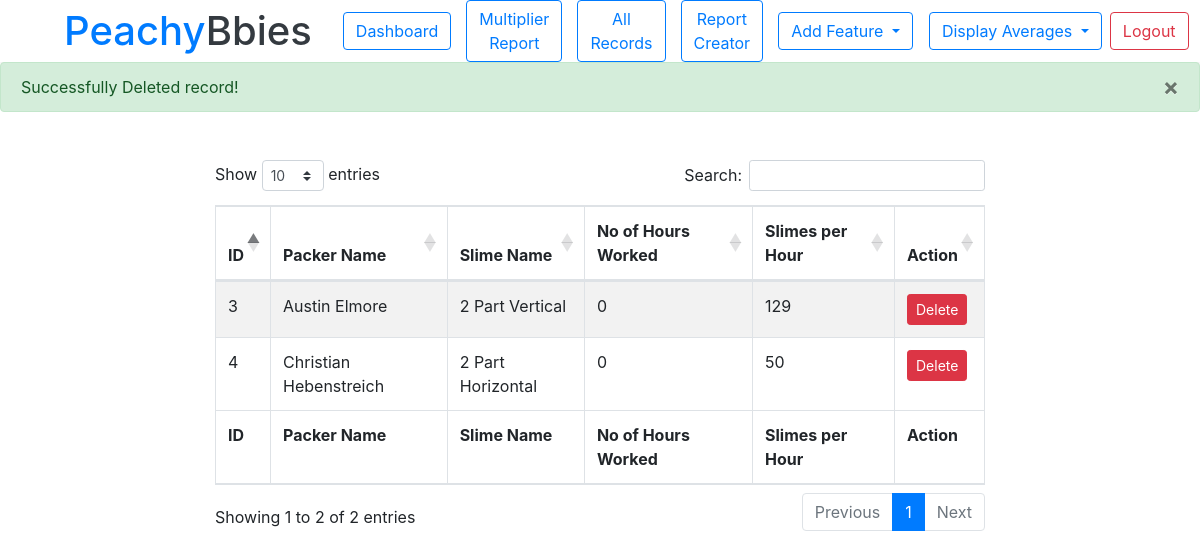
/multiplier.php?success=1 (signed in), run on the app's committed database.
### tables this page shows
CREATE TABLE `multiplier` (
  `id` int(11) NOT NULL,
  `packer` int(11) NOT NULL,
  `slime` int(11) NOT NULL,
  `hours` int(11) NOT NULL,
  `perHour` int(11) NOT NULL,
  `status` int(11) NOT NULL DEFAULT 0
);

CREATE TABLE `employee` (
  `id` int(11) NOT NULL,
  `first_name` varchar(255) NOT NULL,
  `last_name` varchar(255) NOT NULL,
  `join_date` date NOT NULL,
  `hourly_rate` double NOT NULL DEFAULT 1,
  `status` int(11) NOT NULL DEFAULT 0
);

CREATE TABLE `slime` (
  `id` int(11) NOT NULL,
  `slime_name` varchar(255) NOT NULL,
  `slime_texture` varchar(255) NOT NULL,
  `multiplier` int(11) NOT NULL DEFAULT 0,
  `status` int(11) NOT NULL DEFAULT 0
);

### multiplier.php (the view, shortened to what this page needs)
<!doctype html>
<html lang="en">
<head>
    <?php include('header/header.php'); ?>
</head>
<body>
<?php include('navbar.php') ?>
<?php
if (isset($_GET['success'])) {
    if ($_GET['success'] == 1) {
        echo "<div class='alert alert-success' role='alert'>
                <a href=''#' class='close' data-dismiss='alert' aria-label='close'>&times;</a>
                Successfully Deleted record!
                </div>";
    }
}
?>
<div class="container-fluid mt-5">
    <div class="row justify-content-center">
        <div class="col-12 col-md-8 col-sm-12">
            <table id="employee_data" class="table table-striped table-bordered" cellspacing="0" width="100%">
                <thead>
                <tr>
                    <th>ID</th>
                    <th>Packer Name</th>
                    <th>Slime Name</th>
                    <th>No of Hours Worked</th>
                    <th>Slimes per Hour</th>
                    <th>Action</th>
                </tr>
                </thead>
                <tbody>
                <?php require 'connection.php' ?>
                <?php
                $sql = "SELECT multiplier.*,slime.slime_name, employee.first_name,employee.last_name
                        FROM `multiplier`
                        JOIN slime ON slime.id = multiplier.slime
                        JOIN employee ON employee.id = multiplier.packer
                        WHERE multiplier.status = 0";
                $result = $conn->query($sql);
                if ($result->num_rows > 0) {
                    while ($row = $result->fetch_assoc()) {
                        ?>
                        <tr>
                            <td><?php echo $row["id"] ?></td>
                            <td><?php echo $row["first_name"] . " ". $row['last_name'] ?></td>
                            <td><?php echo $row["slime_name"] ?></td>
                            <td><?php echo $row["hours"] ?></td>
                            <td><?php echo $row["perHour"] ?></td>
                            <td>
                                <a class="btn btn-danger btn-sm"
                                   href="forms/multiplier.php?id=<?php echo $row['id'] ?>">Delete</a>
                            </td>
                        </tr>
                        <?php
                    }
                } ?>
                </tbody>
                <tfoot>
                <tr>
                    <th>ID</th>
                    <th>Packer Name</th>
                    <th>Slime Name</th>
                    <th>No of Hours Worked</th>
                    <th>Slimes per Hour</th>
                    <th>Action</th>
                </tr>
                </tfoot>
            </table>
        </div>
    </div>
</div>
</body>
</html>

### data on the page
multiplier: id "3", employee.first_name "Austin", employee.last_name "Elmore", slime.slime_name "2 Part Vertical", hours "0", perHour "129"
multiplier: id "4", employee.first_name "Christian", employee.last_name "Hebenstreich", slime.slime_name "2 Part Horizontal", hours "0", perHour "50"
